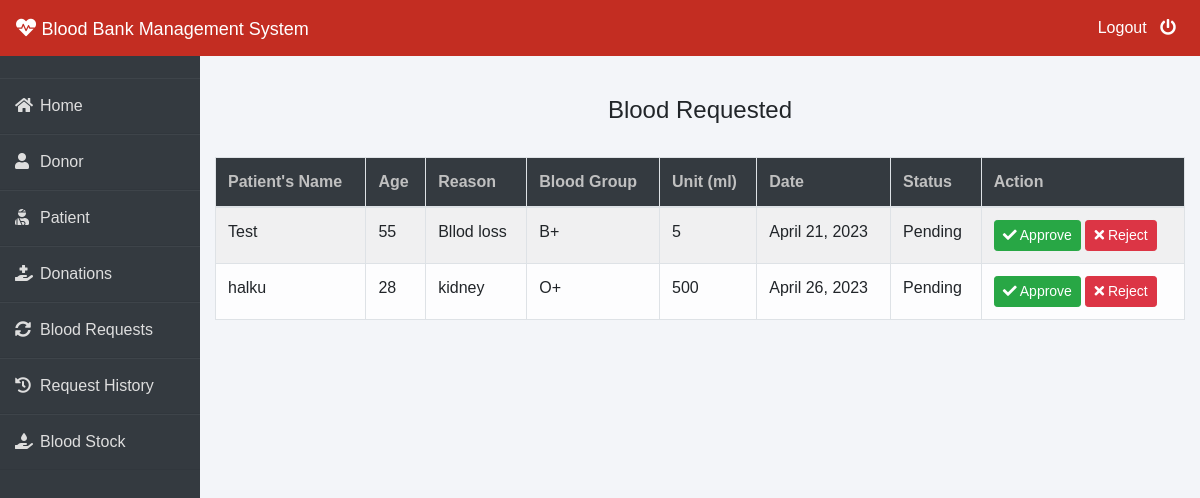
The page /admin-request (signed in) on the database its author committed.
### blood/models.py (models this page shows, shortened)
class BloodRequest(models.Model):
    request_by_patient=models.ForeignKey(pmodels.Patient,null=True,on_delete=models.CASCADE)
    request_by_donor=models.ForeignKey(dmodels.Donor,null=True,on_delete=models.CASCADE)
    patient_name=models.CharField(max_length=30)
    patient_age=models.PositiveIntegerField()
    reason=models.CharField(max_length=500)
    bloodgroup=models.CharField(max_length=10)
    unit=models.PositiveIntegerField(default=0)
    status=models.CharField(max_length=20,default="Pending")
    date=models.DateField(auto_now=True)

### blood/views.py (the view)
# urls.py: path('admin-request', views.admin_request_view,name='admin-request'),
@login_required(login_url='adminlogin')
def admin_request_view(request):
    requests=models.BloodRequest.objects.all().filter(status='Pending')
    return render(request,'blood/admin_request.html',{'requests':requests})

### templates/blood/admin_request.html (shortened to what this page needs)
{% extends 'blood/adminbase.html' %}
{% block content %}
{% load widget_tweaks %}
{%load static%}
<br><br>
<div class="container">
    {% if requests %}
    <H4 class="text-center">Blood Requested</H4><br>
    <table class="table table-light table-hover table-bordered table-striped">
        <thead class="bg-dark">
            <tr>
                <th scope="col" style="color: rgb(192, 192, 192);">Patient's Name</th>
                <th scope="col" style="color: rgb(192, 192, 192);">Age</th>
                <th scope="col" style="color: rgb(192, 192, 192);">Reason</th>
                <th scope="col" style="color: rgb(192, 192, 192);">Blood Group</th>
                <th scope="col" style="color: rgb(192, 192, 192);">Unit (ml)</th>
                <th scope="col" style="color: rgb(192, 192, 192);">Date</th>
                <th scope="col" style="color: rgb(192, 192, 192);">Status</th>
                <th style="color: rgb(192, 192, 192);">Action</th>
            </tr>
        </thead>
        <tbody>
            {% for t in requests %}
            <tr>
                <td> {{t.patient_name}}</td>
                <td>{{t.patient_age}}</td>
                <td>{{t.reason}}</td>
                <td>{{t.bloodgroup}}</td>
                <td>{{t.unit}}</td>
                <td>{{t.date}}</td>
                <td>{{t.status}}</td>
                <td>
                    <button class="btn btn-success btn-sm"><a  style="text-decoration: none;color: white;" href="{% url 'update-approve-status' t.id  %}"><i class="fa fa-check"></i> Approve</a> </button>
                    <button class="btn btn-danger btn-sm"><a  style="text-decoration: none;color: white;" href="{% url 'update-reject-status' t.id  %}"><i class="fa fa-times"></i> Reject</a> </button>
                </td>
            </tr>
            {% endfor %}
        </tbody>
    </table>
{% else %}
<div class="alert alert-danger" role="alert">
    No Blood Request By Patient/Donor!
  </div>
{% endif %}
</div>
{% endblock content %}

### templates/blood/adminbase.html (style rules this page uses)
* { margin: 0; padding: 0; box-sizing: border-box; list-style: none; text-decoration: none; font-family: 'Josefin Sans', sans-serif; }
body { background-color: #f3f5f9; }

### rows shown on the page
BloodRequest: patient_name "Test", patient_age "55", reason "Bllod loss", bloodgroup "B+", unit "5", date "April 21, 2023", status "Pending"
BloodRequest: patient_name "halku", patient_age "28", reason "kidney", bloodgroup "O+", unit "500", date "April 26, 2023", status "Pending"
